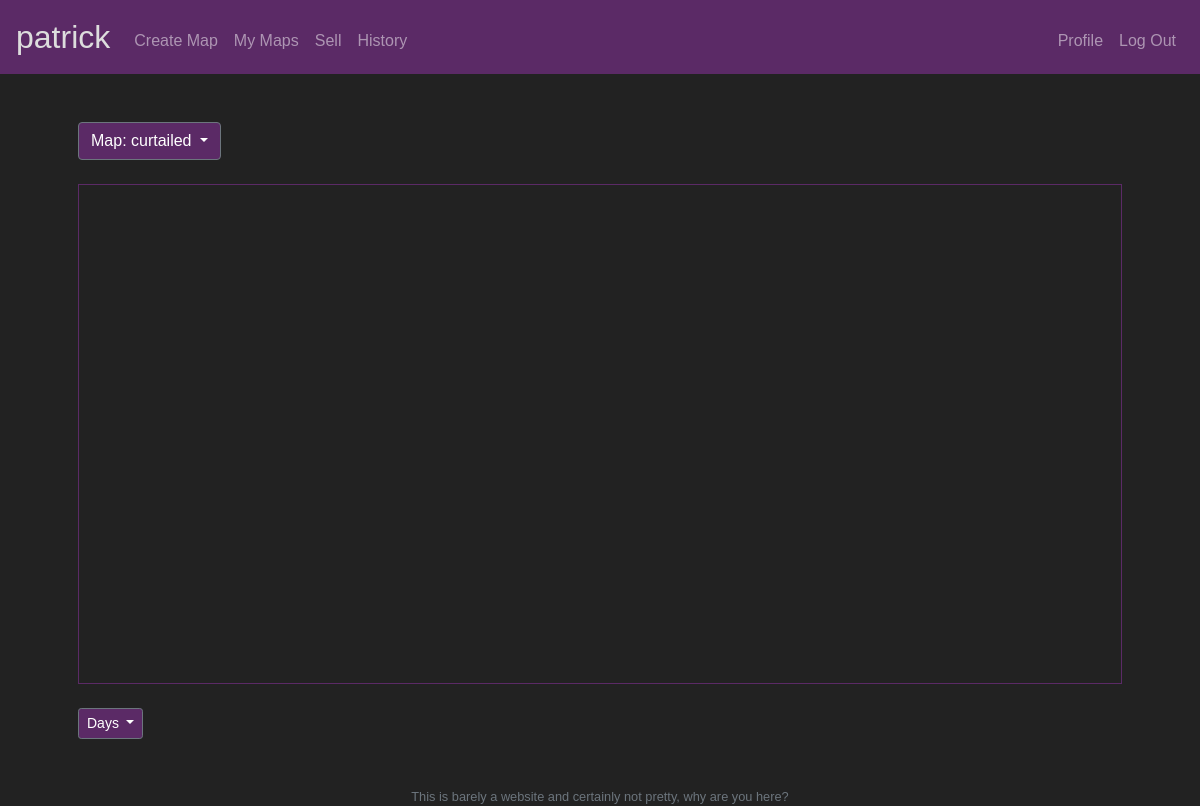
The page /map (signed in) on the database as committed earlier.
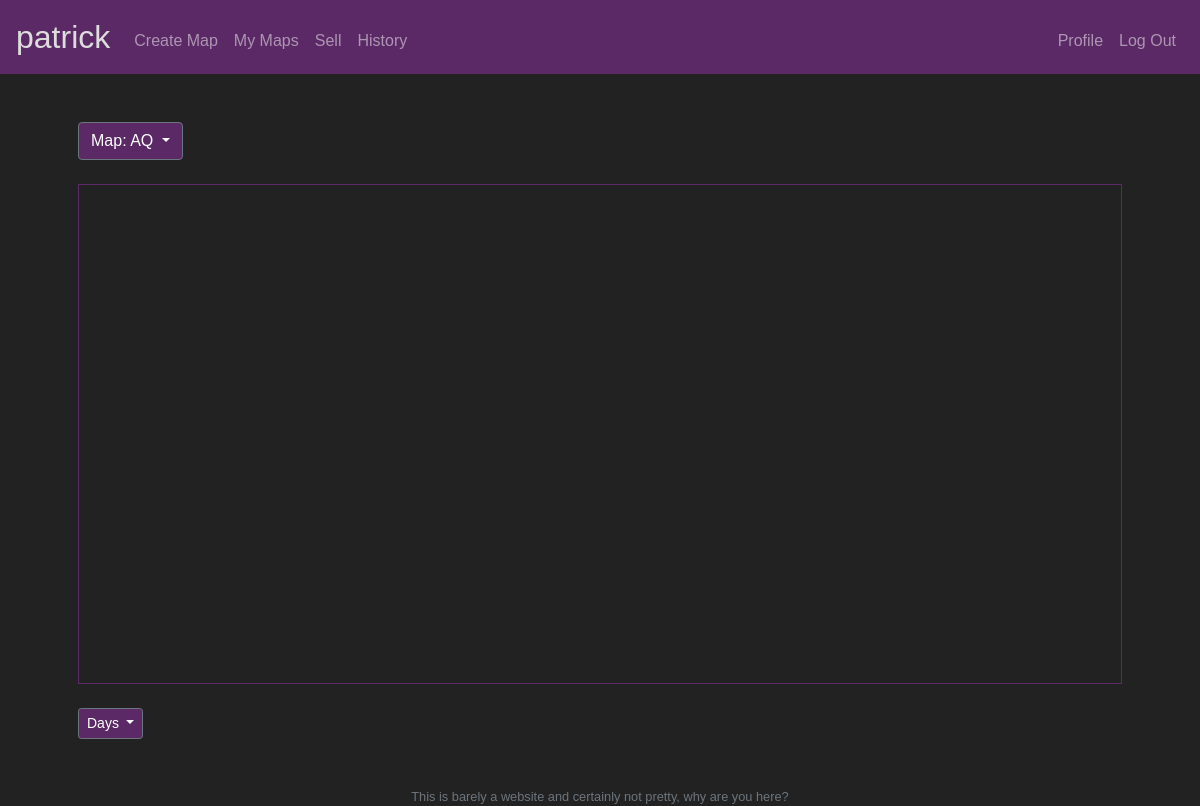
The same page on the database as committed later.
### patw/models.py (models this page shows, shortened)
class Polar(db.Model):
    __tablename__ = "polar"
    id = db.Column(db.Integer, primary_key=True)
    country_code = db.Column(db.String(10), nullable=False)
    start_time = db.Column(db.BigInteger, nullable=False)
    end_time = db.Column(db.BigInteger, nullable=False)
    user_id = db.Column(db.Integer, db.ForeignKey("users.user_id"), nullable=False)
    map_name = db.Column(db.String(20), nullable=False)
    date_created = db.Column(db.DateTime, nullable=False)
    __table_args__ = (db.UniqueConstraint('country_code', 'start_time', 'end_time', 'user_id', 'map_name', name="_multiple_countries_uc"),)

### patw/routes.py (the view)
@app.route("/map", methods=["GET", "POST"])
@login_required
def map():
    map_list = get_map_list()
    if not map_list:
        flash(Markup("You don't seem to have any maps yet, so here's one I made earlier! <a href='/createmap' class='alert-link'>Click here to make your own!</a>"), "info")
        return redirect("/patricksmap")
    if request.args.get('m'):
        map_name = request.args.get('m')
        if map_name not in map_list:
            flash(f"You don't have a map called {map_name}!", "warning")
            map_name = map_list[0]
    else:
        map_name = map_list[0]
    if request.args.get('l'):
        label = request.args.get('l')
        if label not in LABEL_LIST:
            flash(f"{label} is not a supported time period.", "warning")
            label = 'Days'
    else:
        label = 'Days'
    data = get_map_data(current_user.user_id, map_name)
    data = label_maker(data)
    if len(map_list) == 1:
        map_list = []
    return render_template("map.html", data=data, map_list=map_list,
                current_map=map_name, label=label, label_list=LABEL_LIST)

### patw/helpers.py (called while the page is built)
def get_map_data(user_id, map_name):
    data = []
    temp = {}
    map_data = Polar.query.filter_by(user_id=user_id, map_name=map_name)
    for entry in map_data:
        try:
            temp[entry.country_code] += (entry.end_time - entry.start_time)
        except KeyError:
            temp[entry.country_code] = (entry.end_time - entry.start_time)
    for country, value in temp.items():
        data.append({"id":country, "value":value})
    return data

def get_map_list():
    maps = Polar.query.filter_by(user_id=current_user.user_id
                ).group_by(Polar.map_name).order_by(Polar.date_created.desc()).all()
    list = []
    for map in maps:
        list.append(map.map_name)
    return list

def label_maker(data):
    for entry in data:
            entry['seconds_label'] = ": {:,} seconds".format(entry['value'])
            value = int(entry['value'])/3600
            entry['hours_label'] = ": {:,.0f} hours".format(value)
            value = value/24
            entry['days_label'] = ": {:,.1f} days".format(value)
            value = value/7
            entry['weeks_label'] = ": {:,.1f} weeks".format(value)
            value = int(entry['value'])/31556926
            entry['years_label'] = ": {:,.2f} years".format(value)
    return data

### patw/models.py (called while the page is built)
@login_manager.user_loader
def load_user(user_id):
    return User.query.get(user_id)

### patw/templates/map.html (shortened to what this page needs)
{% extends "layout.html" %}
{% block main %}
{% if patrick %}
<div style="padding-bottom:5px">Here is Patrick's heat map</div>
{% elif map_list %}
<div class="dropdown">
  <button class="btn btn-secondary dropdown-toggle" name='dropdown' type="button" id="dropdownMenuButton" data-toggle="dropdown" aria-haspopup="true" aria-expanded="false">
    Map: {{ current_map }}
  </button>
</div>
<br>
{% endif %}
<div id="chartdiv"></div>
<br>
<div class="dropdown">
  <button class="btn btn-secondary btn-sm dropdown-toggle" name='labeldropdown' type="button" id="labelMenuButton" data-toggle="dropdown" aria-haspopup="true" aria-expanded="false">
    {{ label }}
  </button>
</div>
{% endblock %}

### patw/templates/layout.html (shortened to what this page needs)
<!DOCTYPE html>
<html lang="en-uk">
  <head>
    <link href="https://maxcdn.bootstrapcdn.com/bootstrap/4.1.3/css/bootstrap.min.css" rel="stylesheet">
    <link href="/static/styles.css" rel="stylesheet">
  </head>
  <body>
    <nav class="navbar navbar-expand-md navbar-dark">
        <a class="navbar-brand" href="/">
          <span>patrick</span>
        </a>
        <div class="collapse navbar-collapse" id="navbar">
            {% if current_user.is_authenticated %}
                <ul class="navbar-nav mr-auto mt-2">
                    <li class="nav-item"><a class="nav-link" href="/createmap">Create Map</a></li>
                    <li class="nav-item"><a class="nav-link" href="/map">My Maps</a></li>
                    <li class="nav-item"><a class="nav-link" href="/sell">Sell</a></li>
                    <li class="nav-item"><a class="nav-link" href="/history">History</a></li>
                </ul>
                <ul class="navbar-nav ml-auto mt-2">
                    <li class="nav-item"><a class="nav-link" href="/profile">Profile</a></li>
                    <li class="nav-item"><a class="nav-link" href="/logout">Log Out</a></li>
                </ul>
            {% endif %}
        </div>
    </nav>
    <main class="container p-5">
      {% block main %}{% endblock %}
    </main>
    <footer class="small text-center text-muted">
      This is barely a website and certainly not pretty, why are you here?
    </footer>
  </body>
</html>

### patw/static/styles.css (style rules this page uses)
body { background-color: #222222 }
* { font-family: 'Galdeano', sans-serif; color:#ddd; }
nav { background-color:#5B2A66; }
nav .navbar-brand { font-size: xx-large; }
.btn-secondary { background-color:#5B2A66 }
main { overflow-x: auto; }
#chartdiv { width: 100%; height: 500px; padding-left: 1px; border: 1px solid #5B2A66; }

Rows that differ between the two databases and show on the page:
no longer on this page (row unchanged): Polar: map_name "curtailed"
added Polar: map_name "AQ"
